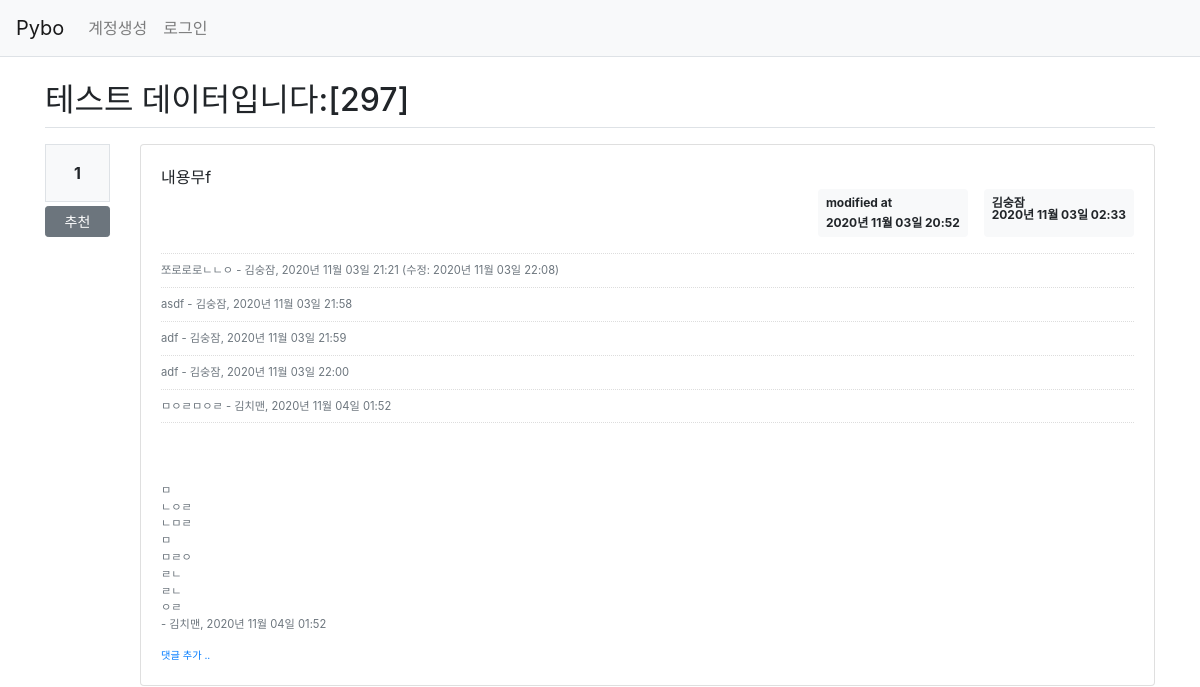
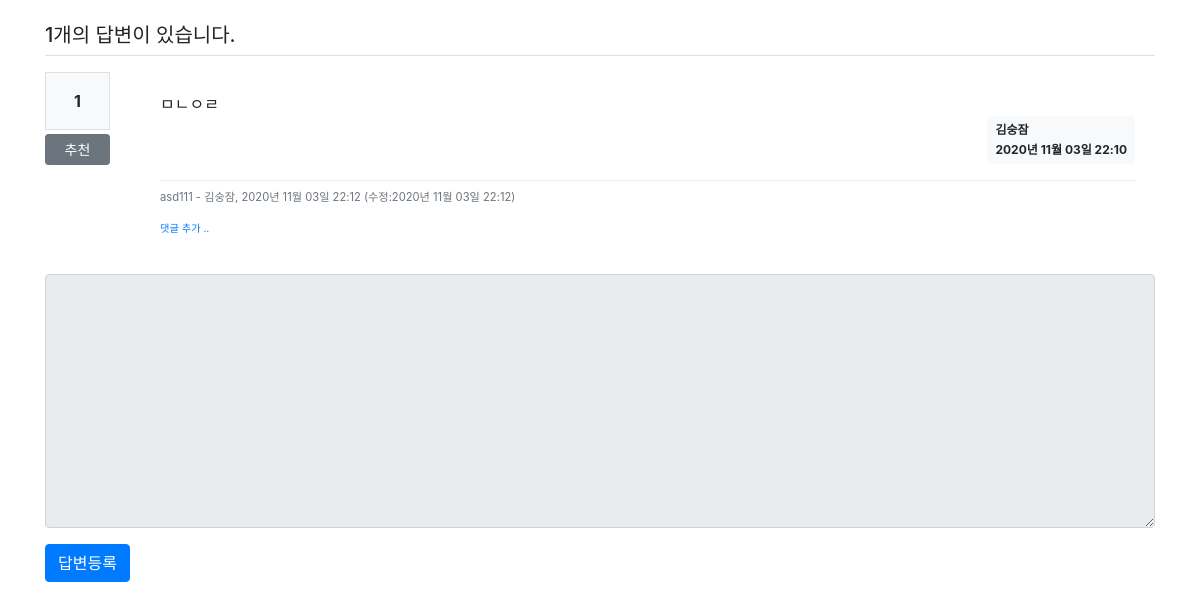
Before: /question/detail/303/ with the older database file (2 pictures, top to bottom).
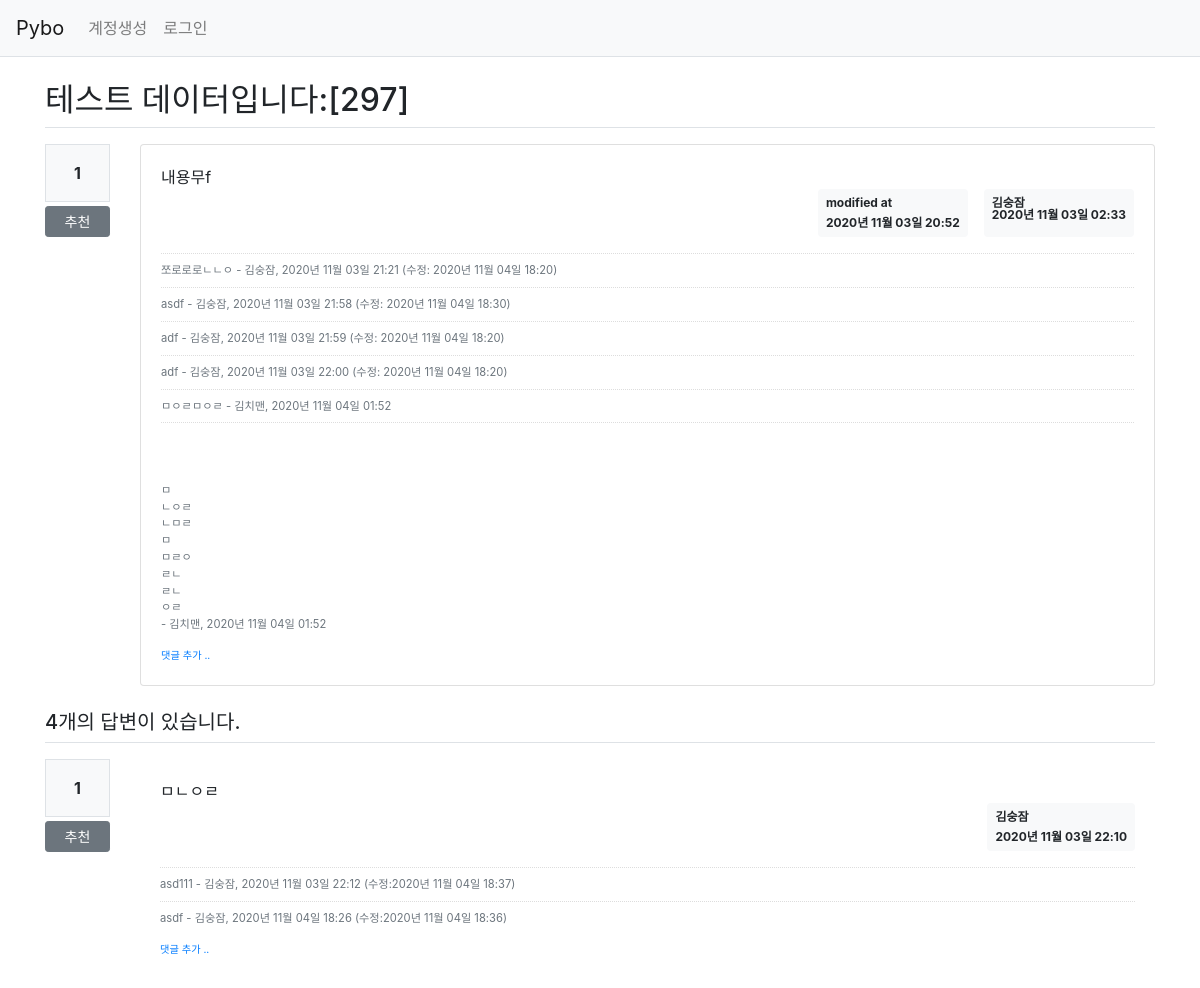
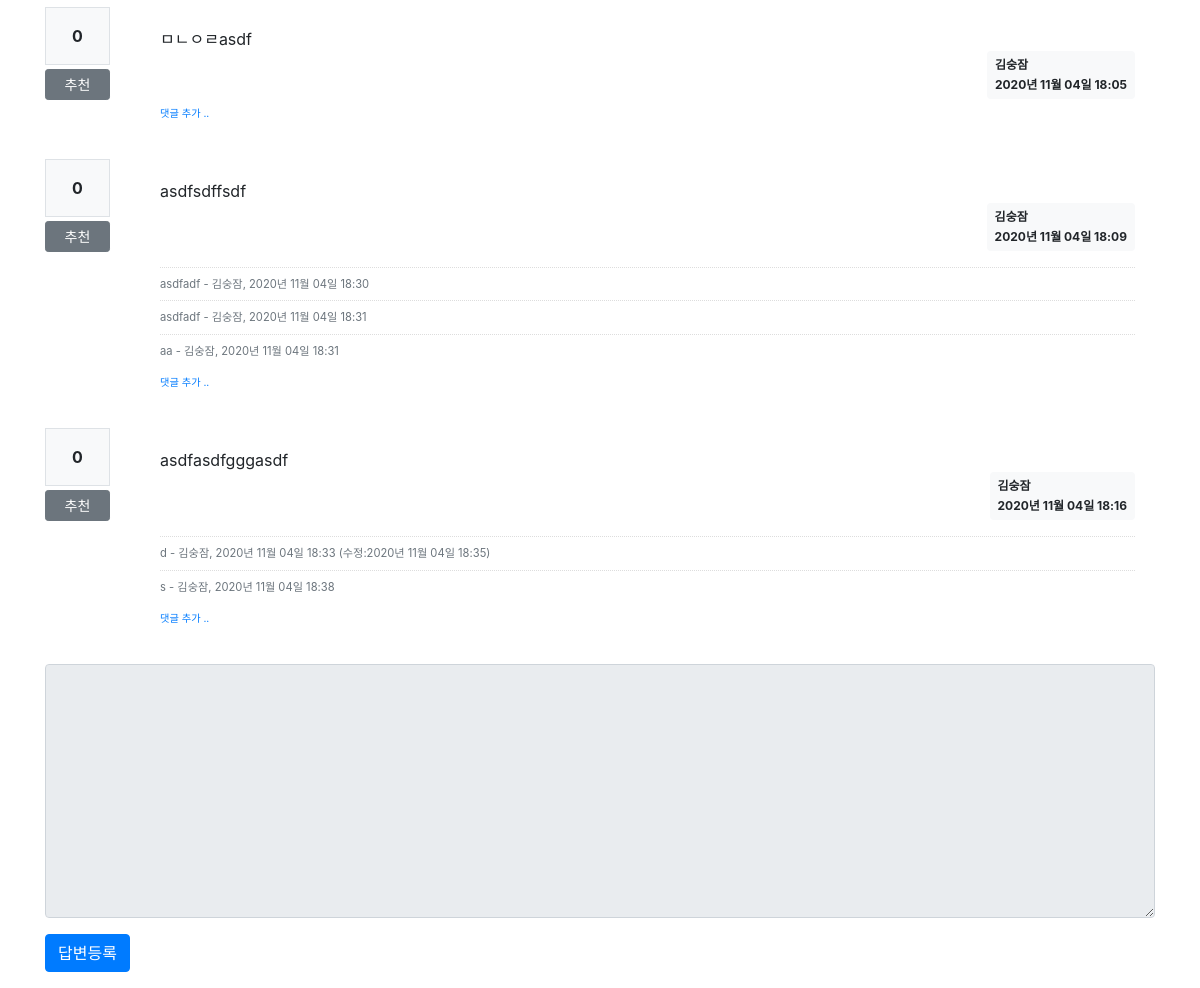
After: the same page with the newer database file (2 pictures, top to bottom).
### pybo/models.py (models this page shows)
class Question(db.Model):
    id = db.Column(db.Integer, primary_key=True)
    subject = db.Column(db.String(200), nullable=False)
    content = db.Column(db.Text(), nullable=False)
    create_date = db.Column(db.DateTime(), nullable=False)
    modify_date = db.Column(db.DateTime(), nullable=True)
    user_id = db.Column(
        db.Integer,
        db.ForeignKey("user.id", ondelete="CASCADE"),
        nullable=False,
    )
    user = db.relationship(
        "User", backref=db.backref("question_set")
    )  # question을 이용해 user를 참조하기 위함
    voter = db.relationship(
        "User", secondary=question_voter, backref=db.backref("question_voter_set")
    )

class User(db.Model):
    id = db.Column(db.Integer, primary_key=True)
    username = db.Column(db.String(150), unique=True, nullable=False)
    password = db.Column(db.String(200), nullable=False)
    email = db.Column(db.String(120), unique=True, nullable=False)

class Comment(db.Model):
    id = db.Column(db.Integer, primary_key=True)
    user_id = db.Column(
        db.Integer, db.ForeignKey("user.id", ondelete="CASCADE"), nullable=False
    )
    user = db.relationship("User", backref=db.backref("comment_set"))
    content = db.Column(db.Text(), nullable=False)
    create_date = db.Column(db.DateTime(), nullable=False)
    modify_date = db.Column(db.DateTime())
    question_id = db.Column(
        db.Integer, db.ForeignKey("question.id", ondelete="CASCADE"), nullable=True
    )
    question = db.relationship("Question", backref=db.backref("comment_set"))
    answer_id = db.Column(
        db.Integer, db.ForeignKey("answer.id", ondelete="CASCADE"), nullable=True
    )
    answer = db.relationship("Answer", backref=db.backref("comment_set"))

class Answer(db.Model):
    id = db.Column(db.Integer, primary_key=True)
    question_id = db.Column(
        db.Integer, db.ForeignKey("question.id", ondelete="CASCADE")
    )
    question = db.relationship(
        "Question", backref=db.backref("answer_set")
    )  # backref 속성은 answer.question.subject 와는 반대로 질문에서 답변모델을 참조하기 위해서 사용되는 속성이다. 중요한 기능
    content = db.Column(db.Text(), nullable=False)
    create_date = db.Column(db.DateTime(), nullable=False)
    modify_date = db.Column(db.DateTime(), nullable=True)
    user_id = db.Column(
        db.Integer,
        db.ForeignKey("user.id", ondelete="CASCADE"),
        nullable=False
    )
    user = db.relationship("User", backref=db.backref("answer_set"))
    voter = db.relationship(
        "User", secondary=answer_voter, backref=db.backref("answer_voter_set")
    )

### pybo/views/question_views.py (the view)
@bp.route("/detail/<int:question_id>/")
def detail(question_id):
    form = AnswerForm()
    question = Question.query.get_or_404(question_id)
    return render_template(
        "question/question_detail.html", question=question, form=form
    )

### pybo/forms.py
class AnswerForm(FlaskForm):
    content = TextAreaField("내용", validators=[DataRequired("내용은 필수입력 항목입니다.")])

### pybo/filter.py (called while the page is built)
def format_datetime(value, fmt='%Y년 %m월 %d일 %H:%M'): # fmt가 따로 전달되지 않을 경우 저 값을 디폴트로 쓰겠다는 의미
    return value.strftime(fmt)

### pybo/views/auth_views.py (called while the page is built)
@bp.before_app_request
def load_logged_in_user():
    user_id = session.get("user_id")
    if user_id is None:
        g.user = None
    else:
        g.user = User.query.get(user_id)

### pybo/templates/question/question_detail.html (shortened to what this page needs)
{% extends 'base.html' %}
{% block content %}
<div class="container my-3">
    <h2 class="border-bottom py-2">{{ question.subject }}</h2>
    <div class="row my-3">
        <div class="col-1">
            <div class="bg-light text-center p-3 border font-weight-bolder mb-1">{{ question.voter|length }}</div>
            <a href="#" data-uri="{{ url_for('vote.question', question_id=question.id)}}"
                class="recommend btn btn-sm btn-secondary btn-block my-1">추천</a>
        </div>
        <div class="col-11">
            <div class="card">
                <div class="card-body">
                    <div class="card-text" style="white-space: pre-line;">{{ question.content }}</div>
                    <div class="d-flex justify-content-end">
                        {% if question.modify_date %}
                        <div class="badge badge-light p-2 text-left mx-3">
                            <div class="mb-2">modified at </div>
                            <div>{{ question.modify_date|datetime }}</div>
                        </div>
                        {% endif %}
                        <div class="badge badge-light p-2 text-left">
                            <div>{{ question.user.username }}</div>
                            <div>{{ question.create_date|datetime }}</div>
                        </div>
                    </div>
                    {% if question.comment_set|length > 0 %}
                    <div class="mt-3">
                        {% for comment in question.comment_set %}
                        <div class="comment py-2 text-muted">
                            <span style="white-space: pre-line;">{{ comment.content }}</span>
                            <span>
                                - {{ comment.user.username }}, {{ comment.create_date|datetime }}
                                {% if comment.modify_date %}
                                (수정: {{ comment.modify_date|datetime }})
                                {% endif %}
                            </span>
                        </div>
                        {% endfor %}
                    </div>
                    {% endif %}
                    <div>
                        <a href=" {{ url_for('comment.create_question', question_id=question.id )}}"
                            class="small"><small>댓글 추가
                                ..</small></a>
                    </div>
                </div>
            </div>
        </div>
    </div>
    <h5 class="border-bottom my-3 py-2">{{ question.answer_set|length }}개의 답변이 있습니다.</h5>
    {% for answer in question.answer_set %}
    <div class="row my-3">
        <div class="col-1">
            <div class="bg-light text-center p-3 border font-weight-bolder mb-1">{{ answer.voter|length }}</div>
            <a href="#" data-uri="{{ url_for('vote.answer', answer_id=answer.id) }}"
                class="recommend btn btn-sm btn-secondary btn-block my-1">추천</a>
        </div>
        <div class="col-11">
            <div class="card-body">
                <div class="card-text" style="white-space: pre-line;">{{ answer.content }}</div>
                <div class="d-flex justify-content-end">
                    <div class="badge badge-light p-2 text-left">
                        <div class="mb-2">{{ answer.user.username }}</div>
                        <div>{{ answer.create_date|datetime}}</div>
                    </div>
                </div>
                {% if answer.comment_set|length > 0 %}
                <div class="mt-3">
                    {% for comment in answer.comment_set %}
                    <div class="comment py-2 text-muted">
                        <span style="white-space: pre-line;">{{ comment.content }}</span>
                        <span>
                            - {{ comment.user.username }}, {{ comment.create_date|datetime }}
                            {% if comment.modify_date %}
                            (수정:{{ comment.modify_date|datetime }})
                            {% endif %}
                        </span>
                    </div>
                    {% endfor %}
                </div>
                {% endif %}
                <div>
                    <a href="{{ url_for('comment.create_answer', answer_id=answer.id) }}" class="small"><small>댓글 추가
                            ..</small></a>
                </div>
            </div>
        </div>
    </div>
    {% endfor %}
    <form action="{{ url_for('answer.create', question_id=question.id) }}" method="post" class="my-3">
        <div class="form-group">
            <textarea {% if not g.user %}disabled{% endif %} name="content" id="content" class="form-control"
                rows="10"></textarea>
        </div>
        <input type="submit" value="답변등록" class="btn btn-primary">
    </form>
</div>
{% endblock %}

### pybo/templates/base.html (shortened to what this page needs)
<!doctype html>
<html lang="ko">
<head>
    <link rel="stylesheet" href="{{ url_for('static', filename='bootstrap.min.css') }}">
    <link rel="stylesheet" href="{{ url_for('static', filename='style.css') }}">
</head>
<body>
    {% include "navbar.html" %}
    {% block content %}
    {% endblock %}
</body>
</html>

### pybo/templates/navbar.html (shortened to what this page needs)
<nav class="navbar navbar-expand-lg navbar-light bg-light border-bottom">
    <a class="navbar-brand" href="{{ url_for('main.index') }}">Pybo</a>
    <div class="collapse navbar-collapse flex-grow-0" id="navbarNav">
        {% if g.user %}
        <ul class="navbar-nav">
            <li class="nav-item">
                <a class="nav-linkn" href="{{ url_for('auth.logout') }}">{{ g.user.username }} (로그아웃)</a>
            </li>
        </ul>
        {% else %}
        <ul class="navbar-nav">
            <li class="nav-item ">
                <a class="nav-link" href="{{ url_for('auth.signup') }}">계정생성</a>
            </li>
            <li class="nav-item ">
                <a class="nav-link" href="{{ url_for('auth.login') }}">로그인</a>
            </li>
        </ul>
        {% endif %}
    </div>
</nav>

### pybo/static/style.css (style rules this page uses)
.comment { border-top:dotted 1px #ddd; font-size: 0.7em; }

Changed rows visible on the page:
changed Comment "쪼로로로ㄴㄴㅇ": modify_date "2020년 11월 03일 22:08" → "2020년 11월 04일 18:20"
changed Comment (number 2 of 13 on the later page): modify_date (not shown) → "2020년 11월 04일 18:30"
changed Comment (number 3 of 13 on the later page): modify_date (not shown) → "2020년 11월 04일 18:20"
changed Comment (number 4 of 13 on the later page): modify_date (not shown) → "2020년 11월 04일 18:20"
changed Comment "asd111": modify_date "2020년 11월 03일 22:12" → "2020년 11월 04일 18:37"
added Comment: content "asdf", user.username "김숭잠", create_date "2020년 11월 04일 18:26", modify_date "2020년 11월 04일 18:36", shown under Answer "ㅁㄴㅇㄹ"
added Answer: voter|length "0", content "ㅁㄴㅇㄹasdf", user.username "김숭잠", create_date "2020년 11월 04일 18:05"
added Answer: voter|length "0", content "asdfsdffsdf", user.username "김숭잠", create_date "2020년 11월 04일 18:09"
added Comment: content "asdfadf", user.username "김숭잠", create_date "2020년 11월 04일 18:30", shown under "0"
added Comment: content "asdfadf", user.username "김숭잠", create_date "2020년 11월 04일 18:31", shown under "0"
added Comment: content "aa", user.username "김숭잠", create_date "2020년 11월 04일 18:31", shown under "0"
added Answer: voter|length "0", content "asdfasdfgggasdf", user.username "김숭잠", create_date "2020년 11월 04일 18:16"
added Comment: content "d", user.username "김숭잠", create_date "2020년 11월 04일 18:33", modify_date "2020년 11월 04일 18:35", shown under "0"
added Comment: content "s", user.username "김숭잠", create_date "2020년 11월 04일 18:38", shown under "0"
Other visible differences:
{{ question.answer_set|length }}: "1" → "4"
